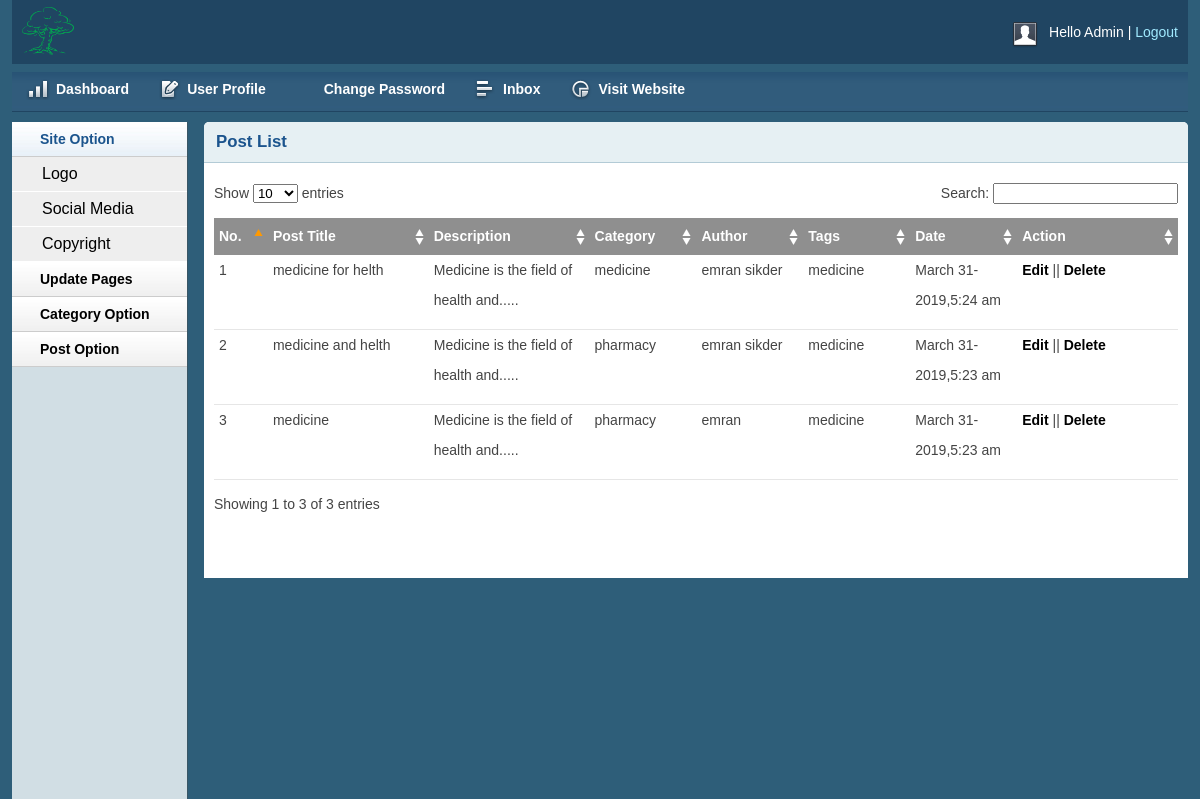
The app's page /admin/postlist.php (signed in) with its own data.
### tables this page shows
CREATE TABLE `tbl_post` (
  `id` int(11) NOT NULL,
  `cat` int(11) NOT NULL,
  `title` varchar(255) NOT NULL,
  `body` text NOT NULL,
  `author` varchar(50) NOT NULL,
  `tags` varchar(255) NOT NULL,
  `date` timestamp NOT NULL DEFAULT CURRENT_TIMESTAMP
);

CREATE TABLE `tbl_cat` (
  `id` int(11) NOT NULL,
  `name` varchar(60) NOT NULL
);

### database.php (called while the page is built, shortened)
<?php
Class Database{
	public $host   = DB_HOST;
	public $user   = DB_USER;
	public $pass   = DB_PASS;
	public $dbname = DB_NAME;
	public $link;
	private function connectDB(){
	$this->link = new mysqli($this->host, $this->user, $this->pass, $this->dbname);
 }
	public function select($query){
		$result = $this->link->query($query) or die($this->link->error.__LINE__);
		if($result->num_rows > 0){
			return $result;
		} else {
			return false;
		}
	}
}

### format.php (called while the page is built, shortened)
<?php
	class format{
		public function formatDate($date){
 			return date('F j-Y,g:i a',strtotime($date));
		}
		public function textShorten($text,$limit=1300){
			$text=$text." ";
			$text=substr($text,0,$limit);
			$text=substr($text,0,strrpos($text,' '));
			$text=$text.".....";
			return $text;
		}
	}
?>

### admin/postlist.php (the view, shortened to what this page needs)
<?php include "header.php" ?>
        <div class="grid_10">
            <div class="box round first grid">
                <h2>Post List</h2>
                <div class="block">
                    <table class="data display datatable" id="example">
					<thead>
						<tr>
							<th width="5%">No.</th>
							<th width="15%">Post Title</th>
							<th width="15%">Description</th>
							<th width="10%">Category</th>
							<th width="10%">Author</th>
							<th width="10%">Tags</th>
							<th width="10%">Date</th>
							<th width="15%">Action</th>
						</tr>
					</thead>
					<tbody>
						<?php
							$query="select tbl_post.*, tbl_cat.name from tbl_post inner join tbl_cat on tbl_post.cat=tbl_cat.id
							 order by tbl_post.title desc";
						 	$post=$db->select($query);
						 	if($post){
						 		$i=0;
						 		while($result=$post->fetch_assoc()){
						 			$i++;
						 ?>
						<tr class="gradeU">
							<td><?php echo $i; ?></td>
							<td><?php echo $result['title']; ?></td>
							<td><?php echo $fm->textShorten($result['body'],50); ?></td>
							<td><?php echo $result['name']; ?></td>
							<td><?php echo $result['author']; ?></td>
							<td><?php echo $result['tags']; ?></td>
							<td><?php echo $fm->formatDate($result['date']); ?></td>
							<td><a href="editpost.php?editid=<?php echo $result['id']; ?>">Edit</a> ||
								<a onclick ="return confirm('are you sure')" href="?delid=<?php echo $result['id']; ?>">Delete</a></td>
						</tr>
						<?php }} ?>
					</tbody>
				</table>
               </div>
            </div>
        </div>
    </div>
</body>
</html>

### admin/header.php (shortened to what this page needs)
<?php include "../database.php" ?>
<?php include "../format.php" ?>
<?php
    $db= new Database();
    $fm=new format();
?>
<!DOCTYPE html>
<html>
<head>
    <link rel="stylesheet" type="text/css" href="css/reset.css" media="screen" />
    <link rel="stylesheet" type="text/css" href="css/text.css" media="screen" />
    <link rel="stylesheet" type="text/css" href="css/grid.css" media="screen" />
    <link rel="stylesheet" type="text/css" href="css/layout.css" media="screen" />
    <link rel="stylesheet" type="text/css" href="css/nav.css" media="screen" />
    <link href="css/table/demo_page.css" rel="stylesheet" type="text/css" />
    <link rel="stylesheet" type="text/css" href="css/myStyle.css">
</head>
<body>
    <div class="container_12">
        <div class="grid_12 header-repeat">
            <div id="branding">
                <div class="floatleft logo">
                    <img src="img/logoNav.png" alt="Logo" />
                </div>
                <div class="floatright">
                    <div class="floatleft">
                        <img src="img/img-profile.jpg" alt="Profile Pic" /></div>
                    <div class="floatleft marginleft10">
                        <ul class="inline-ul floatleft">
                            <li>Hello Admin</li>
                            <li><a href="?action=logout">Logout</a></li>
                        </ul>
                    </div>
                </div>
            </div>
        </div>
        <div class="grid_12">
            <ul class="nav main">
                <li class="ic-dashboard"><a href="index.php"><span>Dashboard</span></a> </li>
                <li class="ic-form-style"><a href=""><span>User Profile</span></a></li>
                <li class="ic-typography"><a href="changepassword.php"><span>Change Password</span></a></li>
                <li class="ic-grid-tables"><a href="inbox.php"><span>Inbox</span></a></li>
                <li class="ic-charts"><a href="postlist.php"><span>Visit Website</span></a></li>
            </ul>
        </div>
        <?php include "sidebar.php"; ?>

### admin/sidebar.php (shortened to what this page needs)
<div class="grid_2">
    <div class="box sidemenu">
        <div class="block" id="section-menu">
            <ul class="section menu">
               <li><a class="menuitem">Site Option</a>
                    <ul class="submenu">
                        <li><a href="titleslogan.php">Logo</a></li>
                        <li><a href="social.php">Social Media</a></li>
                        <li><a href="copyright.php">Copyright</a></li>
                    </ul>
                </li>
                 <li><a class="menuitem">Update Pages</a>
                </li>
                <li><a class="menuitem">Category Option</a>
                </li>
                <li><a class="menuitem">Post Option</a>
                </li>
            </ul>
        </div>
    </div>
</div>

### admin/css/text.css (style rules this page uses)
body { font: 13px/1.5 Tahoma, Helvetica, Arial, 'Liberation Sans', FreeSans, sans-serif; }
h2 { font-size: 23px; }
ul { list-style: square; }
li { margin-left: 30px; }
p, dl, hr, h1, h2, h3, h4, h5, h6, ol, ul, pre, table, address, fieldset { margin-bottom: 20px; }

### admin/css/grid.css (style rules this page uses)
.container_12, .container_16 { min-height: 620px; width: 100%; }
.grid_1, .grid_2, .grid_3, .grid_4, .grid_5, .grid_6, .grid_7, .grid_8, .grid_9, .grid_10, .grid_11, .grid_12, .grid_13, .grid_14, .grid_15, .grid_16 { display: inline; float: left; margin-left: 1%; margin-right: 1%; }
.container_12 .grid_12, .container_16 .grid_16 { width: 98%; }
.container_12 .grid_2 { width: 14.666%; }
.container_12 .grid_10 { width: 81.333%; }

### admin/css/layout.css (style rules this page uses)
body { background: #fff none repeat scroll 0 0; color: #444; font-size: 14px; padding: 0; }
.floatleft { float:left; }
.logo img { margin-top: -15px; width: 52px; }
.floatright { float:right; }
.inline-ul li { display:inline; color:#fff; }
.marginleft10 { margin-left:10px; }
a { color: #000; font-weight:bold; text-decoration: none; }
.container_12, .container_16 { background:#2E5E79; }
h1, h2, h3, h4, h5, h6 { line-height:1.2em; margin-bottom:.3em; }
h2 { margin-top:1em; }
#branding { font-weight: normal; margin-bottom: 0; padding: 22px 10px 3px; text-align: left; }
.header-repeat { background:url(../img/header-repeat.jpg) repeat-x; }
#branding a { color:#A1EAFF; font-weight:normal; }
#branding a:before { content:" | "; color:#fff; }
#branding ul, #branding ul li { margin:0px; padding:0px; }
#branding li { padding:0px 0px 0px 0px !important; }
.box { background:#fff; margin-bottom:20px; padding:10px 10px 10px 10px; margin-left:-8px; }
.box.grid { padding-bottom:40px; }
.box.round { -moz-border-radius: 5px 5px 0px 0px; -webkit-border-radius: 5px 5px 0px 0px; border-radius: 5px 5px 0px 0px; }
.box h2 { font-size:1.2em; font-weight:bold; color:#1B548D; background:#E6F0F3; margin:-10px -10px 0 -10px; padding:10px 12px; border-bottom:1px solid #B3CBD6; -moz-border-radius: 5px 5px 0px 0px; -webkit-border-radius: 5px 5px 0px 0px; border-radius: 5px 5px 0px 0px; }
.box.first { min-height: 406px; }
.block { padding-top:20px; }
.box.sidemenu { background-color:#D1DEE4; border-right:1px solid #3A5665; padding:0px; margin:0px; cursor:pointer; }
.box.sidemenu .block { padding-top:0px; margin-top:0px; }
p { margin-bottom:1em; }
ul, ol { padding-top:0; }
ul.menu { list-style:none; border-top:1px solid #bbb; }
ul.menu li { margin:0; }
ul.menu li a { display:block; padding:4px 10px; border-bottom:1px solid #ccc; }
ul.menu ul { list-style:none; margin:0; }
ul.menu ul li a { padding-left:30px; }
ul.section { border-top:0; margin-bottom:0; }
ul.section li a { background:url(../img/sidemenu-repeat.jpg) repeat-x; line-height:26px; padding-left:28px; }
ul.section li li a { background:#ddd; border-bottom:1px solid #eee; }
ul.section ul li { text-transform:none; }
ul.section ul.current li a { background: #eee none repeat scroll 0 0; border-bottom: 1px solid #fff; font-size: 16px; font-weight: normal; }
ul.section li a.current { color:#1B548D; background:url(../img/sidemenu-repeat-hover.jpg) repeat-x; }
.block { padding-bottom:1px; }
table.display { margin: 0 auto; clear: both; width: 100%; }
.sorting_asc { background: #8f8f8f url(../img/table/sort_asc.png) no-repeat center right; padding:8px 5px; text-align:left; color:#fff; }
.sorting { background:#8f8f8f url(../img/table/sort_both.png) no-repeat center right; padding:8px 5px; text-align:left; color:#fff; }
tr.odd { height: 30px; line-height: 30px; border-bottom:1px solid #e6e6e6; }
tr.even { height: 30px; line-height: 30px; border-bottom:1px solid #e6e6e6; }
tr.odd td, tr.even td { padding-left:5px; }

### records on screen
tbl_post: title "medicine for helth", body "Medicine is the field of health and.....", tbl_cat.name "medicine", author "emran sikder", tags "medicine", date "March 31-2019,5:24 am"
tbl_post: title "medicine and helth", body "Medicine is the field of health and.....", tbl_cat.name "pharmacy", author "emran sikder", tags "medicine", date "March 31-2019,5:23 am"
tbl_post: title "medicine", body "Medicine is the field of health and.....", tbl_cat.name "pharmacy", author "emran", tags "medicine", date "March 31-2019,5:23 am"
